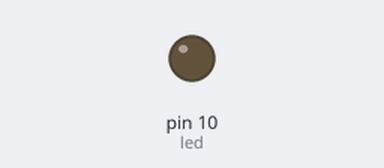
Simulated run of this sketch. Board: Arduino Uno, built with avr-gcc and run on an emulated ATmega328P. On the bench: output pins drawn as LEDs (lit = HIGH). Sleep ends after the set time or at an interrupt.

Above: at 4.5 s.
At 9.5 s:
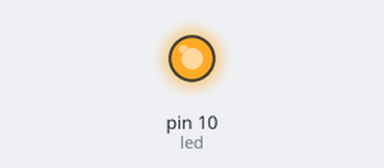
Timing chart, 0 to 11.7 s (numbered marks = the images above):
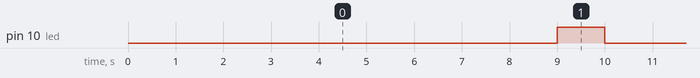

Measured:
- by itself, pin 10 (led): alternates HIGH for 1.0 s and LOW for 8.0 s

The sketch:

arduino-timer2-test.ino
```cpp
#define F_CPU 8000000UL

#include <avr/io.h>
#include <avr/interrupt.h>
#include <util/delay.h>
#include <avr/sleep.h>
#include <avr/wdt.h>

//Prepare LED pin
void PortInit(void){
    //Initially LEDs OFF
    //PORTD &= ~((1<<PD0) | (1<<PD1));
    PORTB &= ~(1<<PB2);

    //PD0 as output
    //DDRD |= (1<<PD0);
    DDRB |= (1<<PB2);

    //PD1 as output
    //DDRD |= (1<<PD1);
}
//Timer2 init acording datasheet
void RTCInit(void)
{
    //Disable timer2 interrupts by zeroing OCIE2A, OCIE2B and TOIE2
    TIMSK2  = 0;
    //Enable asynchronous mode, Only other R/W bit in ASSR is EXCLK which should be 0
    ASSR  = (1<<AS2);
    //set initial counter value
    TCNT2=0;
    //set OCR2B to 255, This value should set the frequency of the interrupts
    OCR2B = 0b11111111;
    //set prescaller 1024
    TCCR2B |= (1<<CS22) | (1<<CS21) | (1<<CS20);
    //wait for registers TCN2UB, OCR2BUB and TCR2BUB to update by checking status is ASSR
    while ( (1<<TCN2UB)&ASSR | (1<<TCR2BUB)&ASSR | (1<<TCR2BUB)&ASSR);
    //clear interrupt flags;  "Output Compare Flag 2 B" and "Timer/Counter2 Overflow Flag"
    TIFR2  = (1<<TOV2) | (1<<OCF2B);
    //enable OCIE2B interrupt to trigger when compare B matches
    TIMSK2  = (1<<OCIE2B);
}
//Timer 2 compare B ISR
ISR(TIMER2_COMPB_vect)
{
    //PORTD |= (1<<PD1);
    PORTB |= (1<<PB2);
    asm volatile("nop"::);
}
int main (void)
{
    MCUSR &= ~(1<<WDRF); //Always clear the watchdog system reset flag on startup, p45
    WDTCSR &= ~(1<<WDE); //Always clear the watchdog system reset mode on startup, p45

    SMCR|=(1<<SM1)|(1<<SM0); //Set sleep mode control register to PowerSave Mode (Bits SM2 SM1 SM0 = 011 , p38)
    //Initialize port
    PortInit();

    //Initialise the timer2
    RTCInit();
    //Enable global interrupts
    sei();

    //pinMode(0, OUTPUT);
    while(1)
    {
        //do work
        wdt_reset();

        /*
        for(int i = 0; i < 3; i++){
          PORTD |= (1<<PD0);
          _delay_ms(250);
          PORTD &= ~(1<<PD0);
          _delay_ms(250);
        }
        */
        _delay_ms(1000);

        //PORTD &= ~(1<<PD1); //Turn off awake led
        PORTB &= ~(1<<PB2); //Turn off awake led


        TCNT2=0; //RESET timer 2
        SMCR|=(1<<SE); //Set "Sleep Mode Control Register" Sleep Enable, SE, Bit = 1, p38
        sleep_cpu();   //Issue sleep instruction. This cannot be done by setting a register
        //asm volatile("sleep"::); //Assembly version of sleep_cpu();


        //Sleeping until interrupt


        SMCR &= ~(1<<SE); //Disable sleep enable after wakeup

    }
}
```
